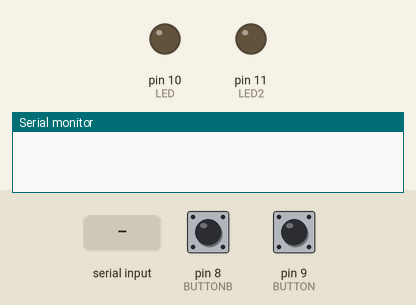
Bench run of a sketch on a simulated Arduino Uno, built with avr-gcc and run on an emulated ATmega328P. On the bench: output pins drawn as LEDs (lit = HIGH), the last lines printed to the serial monitor. The inputs (shaded band) are chosen by the test bench; at power-on: pin 8 (BUTTONB) LOW, pin 9 (BUTTON) LOW.

Above: at 1.2 s.
1.3 s: "49\n" received over Serial
At 2.7 s:
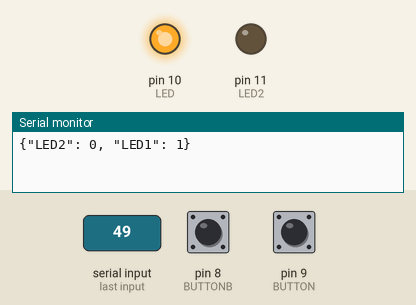
3.8 s: pin 8 (BUTTONB) pulled HIGH for 0.15 s
At 5.0 s:
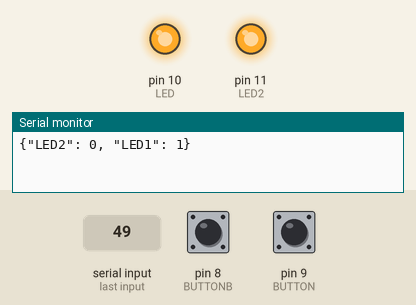
5.4 s: pin 9 (BUTTON) pulled HIGH for 0.15 s
At 6.3 s:
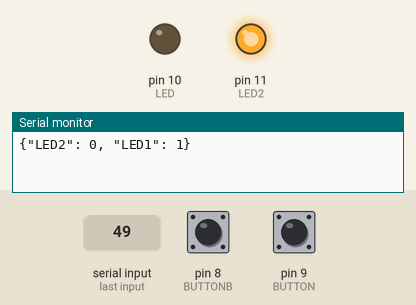
7.0 s: pin 9 (BUTTON) pulled HIGH for 1 s
At 7.5 s:
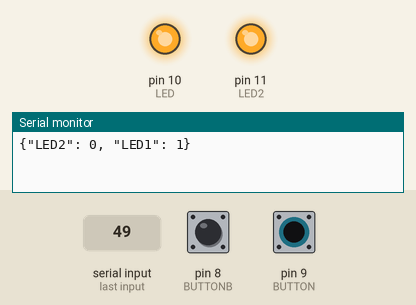
9.5 s: pin 9 (BUTTON) pulled HIGH for 3.2 s
At 10.6 s:
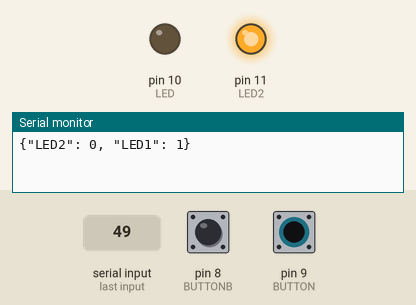
Timing chart, 0 to 12.5 s (numbered marks = the images above; inputs shaded):
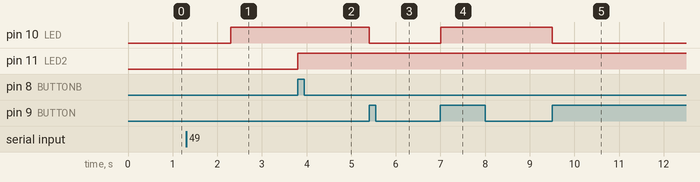

Measured:
- after the input at 1.3 s, pin 10 (LED): LOW → HIGH after 1.0 s
- after the input at 3.8 s, pin 11 (LED2): LOW → HIGH at once
- after the input at 5.4 s, pin 10 (LED): HIGH → LOW at once
- after the input at 7.0 s, pin 10 (LED): LOW → HIGH at once
- after the input at 9.5 s, pin 10 (LED): HIGH → LOW at once

The sketch:

button_switch.ino
```cpp
const int LED = 10;
const int LED2 = 11;
const int BUTTON = 9;
const int BUTTONB = 8;
boolean lastButton = LOW;
boolean lastButtonb = LOW;
boolean currentButton = LOW;
boolean currentButtonb = LOW;
boolean ledOn = false;
boolean ledOnb = false;
int incomingByte = 0;

void setup()
{
  Serial.begin(115200);
  pinMode (LED, OUTPUT);
  pinMode (LED2, OUTPUT);
  pinMode (BUTTON, INPUT);
  pinMode (BUTTONB, INPUT);
}

boolean debounce(boolean last)
{
  boolean current = digitalRead(BUTTON);
   if (last != current)
   {
     delay(1);
     current = digitalRead(BUTTON);
   }
    return current;
}

boolean debounceb(boolean lastb)
{
  boolean currentb = digitalRead(BUTTONB);
   if (lastb != currentb)
   {
     delay(1);
     currentb = digitalRead(BUTTONB);
   }
    return currentb;
}

void loop()
{
  // while (!Serial.available());  // remove this line to make the arduino function like a normal button switch
  currentButton = debounce(lastButton);
   if (lastButton == LOW && currentButton == HIGH)
   {
     ledOn = !ledOn;
   }
   lastButton = currentButton;

   digitalWrite(LED, ledOn);

   currentButtonb = debounceb(lastButtonb);
   if (lastButtonb == LOW && currentButtonb == HIGH)
   {
     ledOnb = !ledOnb;
   }
   lastButtonb = currentButtonb;

   digitalWrite(LED2, ledOnb);

   // send data only when you receive data:
   if (Serial.available() > 0) {
    // read the incoming byte:
    incomingByte = Serial.readString().toInt();
    if (incomingByte == 48){
      ledOn = false;
      digitalWrite(LED, ledOn);
      }
    if (incomingByte == 49){
      ledOn = true;
      digitalWrite(LED, ledOn);
      }
    if (incomingByte == 50){
      ledOnb = false;
      digitalWrite(LED2, ledOnb);
      }
    if (incomingByte == 51){
      ledOnb = true;
      digitalWrite(LED2, ledOnb);
      }

    Serial.println("{\"LED2\": " + String(ledOnb) + ", \"LED1\": " + String(ledOn) + "}");

    //Serial.println("{\"RCVD\": ");
    //Serial.println(incomingByte, DEC);
    //Serial.println("}");
  }
   delay(1);
}
```
